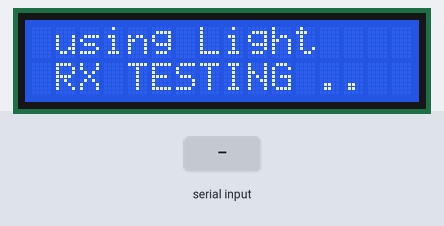
This sketch was run on a simulated Arduino Uno, built with avr-gcc and run on an emulated ATmega328P. Shown: 16×2 character LCD. The inputs (shaded band) are chosen by the test bench. What the sketch prints to the serial monitor is not drawn.

Above: at 3.1 s.
7.3 s: "1" received over the second serial link
At 8.3 s:
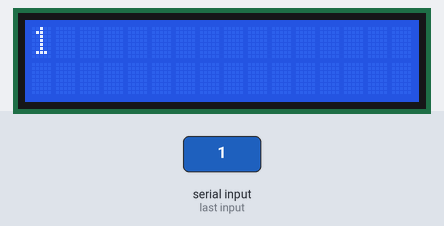
8.8 s: "0" received over the second serial link
At 9.4 s:
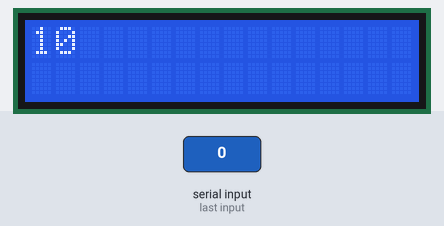
10.3 s: "2" received over the second serial link
At 11.7 s:
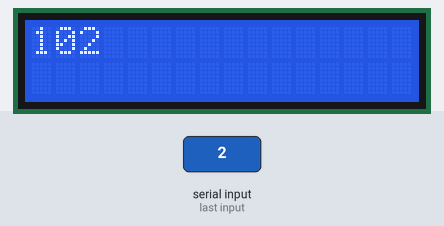
Timing chart, 0 to 13.3 s (numbered marks = the images above; inputs shaded):
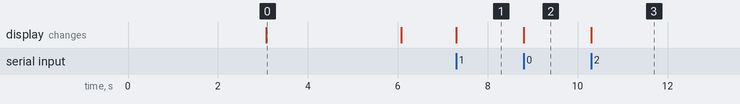

The sketch:

rx_uno.ino
```cpp
#include <SoftwareSerial.h>
#include <LiquidCrystal.h>

LiquidCrystal lcd( 7, 8, 9, 10, 11, 12);
SoftwareSerial GSerial(1,0);
char rec=0;

void setup()
{
  Serial.begin(9600);
  GSerial.begin(400);
  lcd.begin(16, 2);
  lcd.setCursor(0, 0);
  lcd.print(" LiFi - Wireless");
  lcd.setCursor(0, 1);
  lcd.print(" Communication  ");
  delay(3000);
  lcd.clear();
  lcd.setCursor(0, 0);
  lcd.print(" using Light    ");
  lcd.setCursor(0, 1);
  lcd.print(" RX TESTING ..  ");
  delay(3000);
  lcd.clear();
}

void loop()
{
  if(GSerial.available() != 0)
  {
    rec = GSerial.read();

      Serial.print(rec);
      lcd.print(rec);

  }
}
```

Measured:
- after the input at 7.3 s, the display: changes at once (image 1)
- after the input at 8.8 s, the display: changes at once (image 2)
- after the input at 10.3 s, the display: changes at once (image 3)
- what the display in image 0 shows lasts 3.0 s, from 3.1 s to 6.1 s
